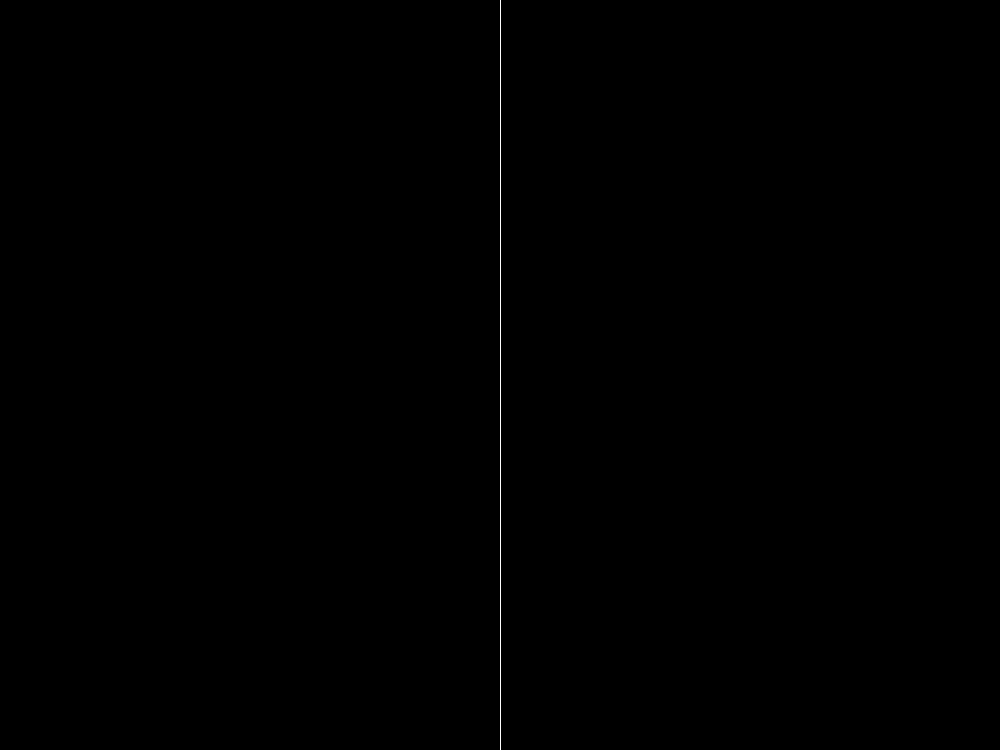
Frame 1 (no input)
Frame 60 (the mouse pressed at the canvas centre just before this capture): identical to frame 1, image omitted
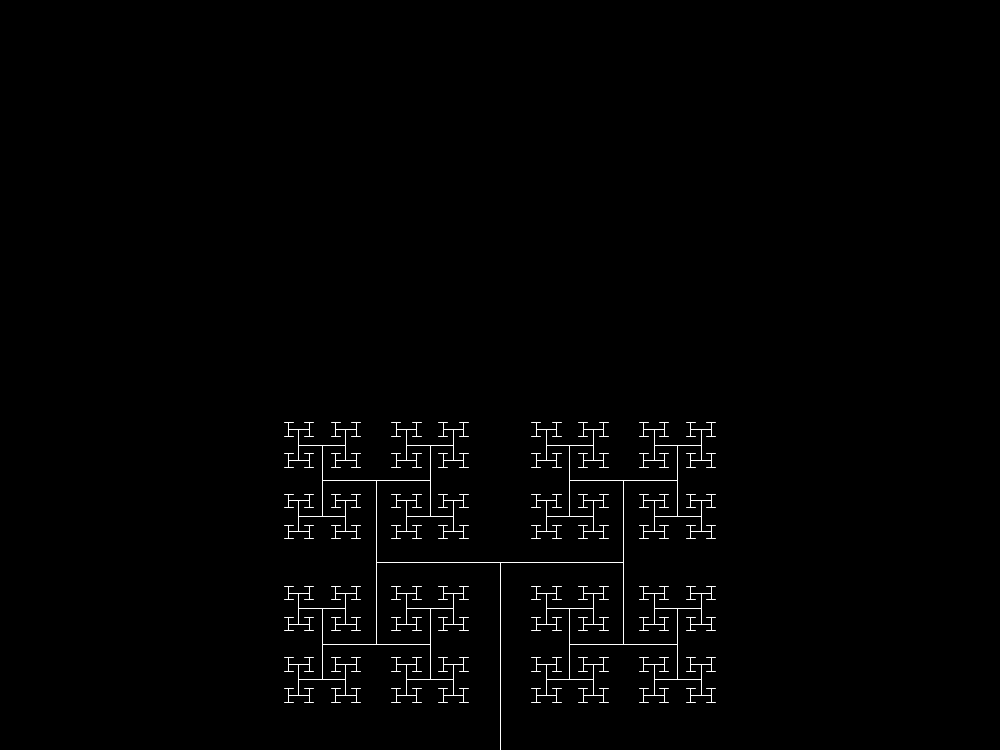
Frame 120 (the mouse held since frame 60 and released just before this capture)

The Processing sketch that drew these frames (run headless with seeded random() and noise(); from frame 60 on, the mouse is pressed at the canvas centre):

// Processing sketch: Growing_Tree
// ── Growing_Tree.pde
/*
*
* Dynamic tree that grows with the mouse
*
*/

float theta;

void setup() {
  size(1000,750);
}

void draw() {
  background(0);
  frameRate(100);
  stroke(255);
  float a = 2 * (mouseX / (float) width) * 90f;
  theta = radians(a);
  translate(width/2, height);
  float L = ((height - mouseY) / (float) height) * height/2;
  line(0, 0, 0, -L);
  translate(0, -L);
  branch(L);
}

void branch(float h) {
  h *= 0.66;
  
  if (h > 4){
    pushMatrix();
    rotate(theta);
    line(0, 0, 0, -h);
    translate(0, -h);
    branch(h);
    popMatrix();
    
    
    pushMatrix();
    rotate(-theta);
    line(0, 0, 0, -h);
    translate(0, -h);
    branch(h);
    popMatrix();
  }
}
